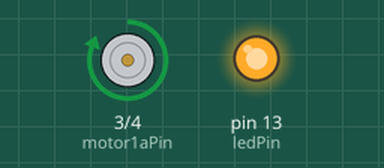
A sketch run on a simulated Arduino Uno, built with avr-gcc and run on an emulated ATmega328P. On the bench: motor-driver pin pairs drawn as motors (green arrow = first pin HIGH = forward, orange = second pin HIGH = backward, longer = more drive, scaled by the enable pin), output pins drawn as LEDs (lit = HIGH).

Above: at 1.0 s.
At 3.0 s:
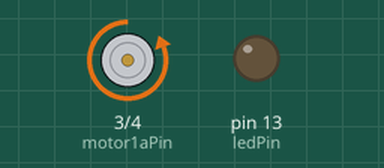
Timing chart, 0 to 5.2 s (numbered marks = the images above):
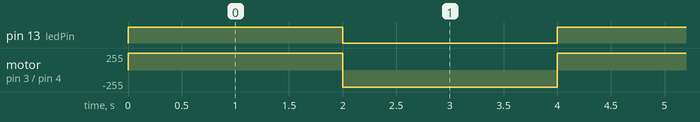

Measured:
- by itself, pin 13 (ledPin): alternates HIGH for 2.0 s and LOW for 2.0 s
- by itself, motor on pin 3 (motor1aPin) / pin 4 (motor1bPin): alternates forward 255/255 for 2.0 s and backward 255/255 for 2.0 s

The sketch:

SN754410NE_Clocktest_v1.ino
```cpp
 // First introduce some handy constants
int motor1aPin = 3; // H-bridge motor1, leg a
int motor1bPin = 4; // H-bridge motor1, leg b
int speed1Pin = 9; // H-bridge motor1, speed pin
int ledPin = 13; //LED

void setup() {
  // set outputs
  pinMode( motor1aPin, OUTPUT );
  pinMode( motor1bPin, OUTPUT );
  pinMode( speed1Pin, OUTPUT );
  pinMode( ledPin, OUTPUT );
}

void loop() {
  // put your main code here, to run repeatedly:
  digitalWrite(ledPin, HIGH);
  setMotor(255);
  delay(2000);

  digitalWrite(ledPin, LOW);
  setMotor(-255);
  delay(2000);
}


void setMotor( int speed1) {
  if( speed1 < 0 ) {
    // drive backwards
    digitalWrite( motor1aPin, LOW );
    digitalWrite( motor1bPin, HIGH );
    analogWrite( speed1Pin, abs(speed1) );
  } else {
    // drive forward
    digitalWrite( motor1aPin, HIGH );
    digitalWrite( motor1bPin, LOW );
    analogWrite( speed1Pin, speed1 );
  }
}
```
